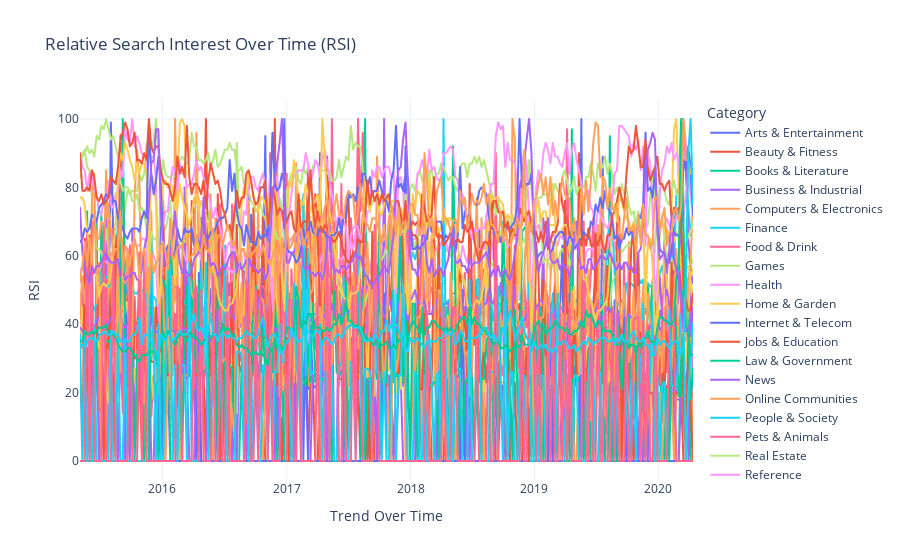

Notebook source saved alongside this figure:
### Markdown cell above
As we can see from the data frame preview above we have a similar structure to the one we got on the first query, but now we have the same data for all of our categories of interest. 

As this is a somewhat inconvenient way to digest the information, we can create an interactive graph to look at RSI trends over time for each category.

### Code cell
tidy_df = df.reset_index().melt(id_vars=["index"])
px.line(tidy_df, x="index", y="value", color="variable", title='Relative Search Interest Over Time (RSI)',
       labels={ # replaces default labels by column name
                "index": "Trend Over Time",  "variable": "Category", "value": "RSI"}, template="plotly_white")

### Figure 1 — Plotly figure (JSON) as saved in the notebook; plotly's stock layout.template omitted (floating-point values rounded to 4 significant figures; data arrays with more than 128 entries replaced by an {"elided": "..."} marker saying what was removed)
{"data": [{"hovertemplate": "Category=Arts & Entertainment<br>Trend Over Time=%{x}<br>RSI=%{y}<extra></extra>", "legendgroup": "Arts & Entertainment", "line": {"color": "#636efa", "dash": "solid"}, "mode": "lines", "name": "Arts & Entertainment", "showlegend": true, "type": "scattergl", "x": {"elided": "259 str values"}, "xaxis": "x", "y": {"elided": "259 int values"}, "yaxis": "y"}, {"hovertemplate": "Category=Beauty & Fitness<br>Trend Over Time=%{x}<br>RSI=%{y}<extra></extra>", "legendgroup": "Beauty & Fitness", "line": {"color": "#EF553B", "dash": "solid"}, "mode": "lines", "name": "Beauty & Fitness", "showlegend": true, "type": "scattergl", "x": {"elided": "259 str values"}, "xaxis": "x", "y": {"elided": "259 int values"}, "yaxis": "y"}, {"hovertemplate": "Category=Books & Literature<br>Trend Over Time=%{x}<br>RSI=%{y}<extra></extra>", "legendgroup": "Books & Literature", "line": {"color": "#00cc96", "dash": "solid"}, "mode": "lines", "name": "Books & Literature", "showlegend": true, "type": "scattergl", "x": {"elided": "259 str values"}, "xaxis": "x", "y": {"elided": "259 int values"}, "yaxis": "y"}, {"hovertemplate": "Category=Business & Industrial<br>Trend Over Time=%{x}<br>RSI=%{y}<extra></extra>", "legendgroup": "Business & Industrial", "line": {"color": "#ab63fa", "dash": "solid"}, "mode": "lines", "name": "Business & Industrial", "showlegend": true, "type": "scattergl", "x": {"elided": "259 str values"}, "xaxis": "x", "y": {"elided": "259 int values"}, "yaxis": "y"}, {"hovertemplate": "Category=Computers & Electronics<br>Trend Over Time=%{x}<br>RSI=%{y}<extra></extra>", "legendgroup": "Computers & Electronics", "line": {"color": "#FFA15A", "dash": "solid"}, "mode": "lines", "name": "Computers & Electronics", "showlegend": true, "type": "scattergl", "x": {"elided": "259 str values"}, "xaxis": "x", "y": {"elided": "259 int values"}, "yaxis": "y"}, {"hovertemplate": "Category=Finance<br>Trend Over Time=%{x}<br>RSI=%{y}<extra></extra>", "legendgroup": "Finance", "line": {"color": "#19d3f3", "dash": "solid"}, "mode": "lines", "name": "Finance", "showlegend": true, "type": "scattergl", "x": {"elided": "259 str values"}, "xaxis": "x", "y": {"elided": "259 int values"}, "yaxis": "y"}, {"hovertemplate": "Category=Food & Drink<br>Trend Over Time=%{x}<br>RSI=%{y}<extra></extra>", "legendgroup": "Food & Drink", "line": {"color": "#FF6692", "dash": "solid"}, "mode": "lines", "name": "Food & Drink", "showlegend": true, "type": "scattergl", "x": {"elided": "259 str values"}, "xaxis": "x", "y": {"elided": "259 int values"}, "yaxis": "y"}, {"hovertemplate": "Category=Games<br>Trend Over Time=%{x}<br>RSI=%{y}<extra></extra>", "legendgroup": "Games", "line": {"color": "#B6E880", "dash": "solid"}, "mode": "lines", "name": "Games", "showlegend": true, "type": "scattergl", "x": {"elided": "259 str values"}, "xaxis": "x", "y": {"elided": "259 int values"}, "yaxis": "y"}, {"hovertemplate": "Category=Health<br>Trend Over Time=%{x}<br>RSI=%{y}<extra></extra>", "legendgroup": "Health", "line": {"color": "#FF97FF", "dash": "solid"}, "mode": "lines", "name": "Health", "showlegend": true, "type": "scattergl", "x": {"elided": "259 str values"}, "xaxis": "x", "y": {"elided": "259 int values"}, "yaxis": "y"}, {"hovertemplate": "Category=Home & Garden<br>Trend Over Time=%{x}<br>RSI=%{y}<extra></extra>", "legendgroup": "Home & Garden", "line": {"color": "#FECB52", "dash": "solid"}, "mode": "lines", "name": "Home & Garden", "showlegend": true, "type": "scattergl", "x": {"elided": "259 str values"}, "xaxis": "x", "y": {"elided": "259 int values"}, "yaxis": "y"}, {"hovertemplate": "Category=Internet & Telecom<br>Trend Over Time=%{x}<br>RSI=%{y}<extra></extra>", "legendgroup": "Internet & Telecom", "line": {"color": "#636efa", "dash": "solid"}, "mode": "lines", "name": "Internet & Telecom", "showlegend": true, "type": "scattergl", "x": {"elided": "259 str values"}, "xaxis": "x", "y": {"elided": "259 int values"}, "yaxis": "y"}, {"hovertemplate": "Category=Jobs & Education<br>Trend Over Time=%{x}<br>RSI=%{y}<extra></extra>", "legendgroup": "Jobs & Education", "line": {"color": "#EF553B", "dash": "solid"}, "mode": "lines", "name": "Jobs & Education", "showlegend": true, "type": "scattergl", "x": {"elided": "259 str values"}, "xaxis": "x", "y": {"elided": "259 int values"}, "yaxis": "y"}, {"hovertemplate": "Category=Law & Government<br>Trend Over Time=%{x}<br>RSI=%{y}<extra></extra>", "legendgroup": "Law & Government", "line": {"color": "#00cc96", "dash": "solid"}, "mode": "lines", "name": "Law & Government", "showlegend": true, "type": "scattergl", "x": {"elided": "259 str values"}, "xaxis": "x", "y": {"elided": "259 int values"}, "yaxis": "y"}, {"hovertemplate": "Category=News<br>Trend Over Time=%{x}<br>RSI=%{y}<extra></extra>", "legendgroup": "News", "line": {"color": "#ab63fa", "dash": "solid"}, "mode": "lines", "name": "News", "showlegend": true, "type": "scattergl", "x": {"elided": "259 str values"}, "xaxis": "x", "y": {"elided": "259 int values"}, "yaxis": "y"}, {"hovertemplate": "Category=Online Communities<br>Trend Over Time=%{x}<br>RSI=%{y}<extra></extra>", "legendgroup": "Online Communities", "line": {"color": "#FFA15A", "dash": "solid"}, "mode": "lines", "name": "Online Communities", "showlegend": true, "type": "scattergl", "x": {"elided": "259 str values"}, "xaxis": "x", "y": {"elided": "259 int values"}, "yaxis": "y"}, {"hovertemplate": "Category=People & Society<br>Trend Over Time=%{x}<br>RSI=%{y}<extra></extra>", "legendgroup": "People & Society", "line": {"color": "#19d3f3", "dash": "solid"}, "mode": "lines", "name": "People & Society", "showlegend": true, "type": "scattergl", "x": {"elided": "259 str values"}, "xaxis": "x", "y": {"elided": "259 int values"}, "yaxis": "y"}, {"hovertemplate": "Category=Pets & Animals<br>Trend Over Time=%{x}<br>RSI=%{y}<extra></extra>", "legendgroup": "Pets & Animals", "line": {"color": "#FF6692", "dash": "solid"}, "mode": "lines", "name": "Pets & Animals", "showlegend": true, "type": "scattergl", "x": {"elided": "259 str values"}, "xaxis": "x", "y": {"elided": "259 int values"}, "yaxis": "y"}, {"hovertemplate": "Category=Real Estate<br>Trend Over Time=%{x}<br>RSI=%{y}<extra></extra>", "legendgroup": "Real Estate", "line": {"color": "#B6E880", "dash": "solid"}, "mode": "lines", "name": "Real Estate", "showlegend": true, "type": "scattergl", "x": {"elided": "259 str values"}, "xaxis": "x", "y": {"elided": "259 int values"}, "yaxis": "y"}, {"hovertemplate": "Category=Reference<br>Trend Over Time=%{x}<br>RSI=%{y}<extra></extra>", "legendgroup": "Reference", "line": {"color": "#FF97FF", "dash": "solid"}, "mode": "lines", "name": "Reference", "showlegend": true, "type": "scattergl", "x": {"elided": "259 str values"}, "xaxis": "x", "y": {"elided": "259 int values"}, "yaxis": "y"}, {"hovertemplate": "Category=Science<br>Trend Over Time=%{x}<br>RSI=%{y}<extra></extra>", "legendgroup": "Science", "line": {"color": "#FECB52", "dash": "solid"}, "mode": "lines", "name": "Science", "showlegend": true, "type": "scattergl", "x": {"elided": "259 str values"}, "xaxis": "x", "y": {"elided": "259 int values"}, "yaxis": "y"}, {"hovertemplate": "Category=Shopping<br>Trend Over Time=%{x}<br>RSI=%{y}<extra></extra>", "legendgroup": "Shopping", "line": {"color": "#636efa", "dash": "solid"}, "mode": "lines", "name": "Shopping", "showlegend": true, "type": "scattergl", "x": {"elided": "259 str values"}, "xaxis": "x", "y": {"elided": "259 int values"}, "yaxis": "y"}, {"hovertemplate": "Category=Sports<br>Trend Over Time=%{x}<br>RSI=%{y}<extra></extra>", "legendgroup": "Sports", "line": {"color": "#EF553B", "dash": "solid"}, "mode": "lines", "name": "Sports", "showlegend": true, "type": "scattergl", "x": {"elided": "259 str values"}, "xaxis": "x", "y": {"elided": "259 int values"}, "yaxis": "y"}, {"hovertemplate": "Category=Travel<br>Trend Over Time=%{x}<br>RSI=%{y}<extra></extra>", "legendgroup": "Travel", "line": {"color": "#00cc96", "dash": "solid"}, "mode": "lines", "name": "Travel", "showlegend": true, "type": "scattergl", "x": {"elided": "259 str values"}, "xaxis": "x", "y": {"elided": "259 int values"}, "yaxis": "y"}, {"hovertemplate": "Category=Jewelry<br>Trend Over Time=%{x}<br>RSI=%{y}<extra></extra>", "legendgroup": "Jewelry", "line": {"color": "#ab63fa", "dash": "solid"}, "mode": "lines", "name": "Jewelry", "showlegend": true, "type": "scattergl", "x": {"elided": "259 str values"}, "xaxis": "x", "y": {"elided": "259 int values"}, "yaxis": "y"}, {"hovertemplate": "Category=Pet Food<br>Trend Over Time=%{x}<br>RSI=%{y}<extra></extra>", "legendgroup": "Pet Food", "line": {"color": "#FFA15A", "dash": "solid"}, "mode": "lines", "name": "Pet Food", "showlegend": true, "type": "scattergl", "x": {"elided": "259 str values"}, "xaxis": "x", "y": {"elided": "259 int values"}, "yaxis": "y"}, {"hovertemplate": "Category=Fabric<br>Trend Over Time=%{x}<br>RSI=%{y}<extra></extra>", "legendgroup": "Fabric", "line": {"color": "#19d3f3", "dash": "solid"}, "mode": "lines", "name": "Fabric", "showlegend": true, "type": "scattergl", "x": {"elided": "259 str values"}, "xaxis": "x", "y": {"elided": "259 int values"}, "yaxis": "y"}], "layout": {"legend": {"title": {"text": "Category"}, "tracegroupgap": 0}, "title": {"text": "Relative Search Interest Over Time (RSI)"}, "xaxis": {"anchor": "y", "domain": [0, 1], "title": {"text": "Trend Over Time"}}, "yaxis": {"anchor": "x", "domain": [0, 1], "title": {"text": "RSI"}}}}
